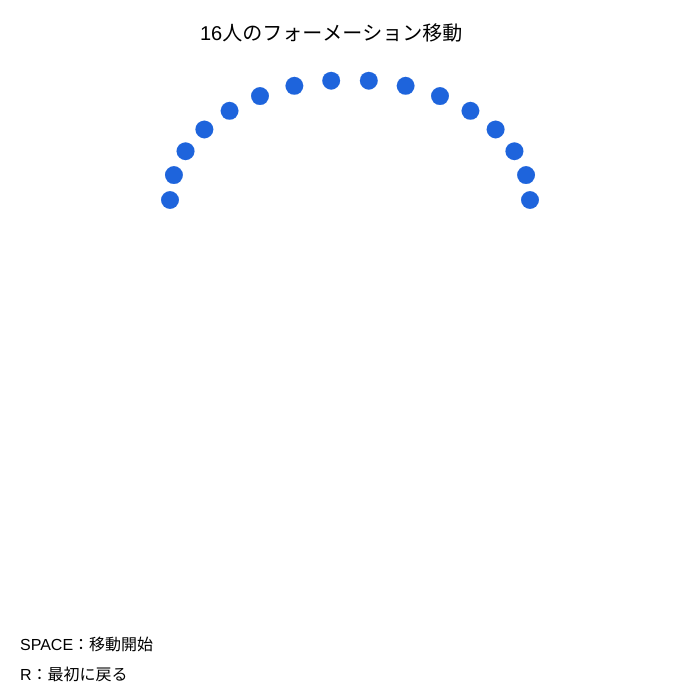
Frame 1 (no input)
Frame 60 (no input): identical to frame 1, image omitted
Frame 120 (the mouse pressed at the canvas centre since frame 60): identical to frame 1, image omitted

The p5.js sketch that drew this single still picture (run headless with seeded random() and noise() and a simulated clock; from frame 60 on, the mouse is pressed at the canvas centre):

// p5.js sketch
// ── sketch.js

let N = 16;

let sx = [];
let sy = [];
let ex = [];
let ey = [];

let progress = 0;
let moving = false;

function setup() {
  createCanvas(700, 700);

  // 最初のフォーメーション
  for (let i = 0; i < N; i++) {
    let angle = PI + PI * i / (N - 1);

    sx[i] = 350 + 180 * cos(angle);
    sy[i] = 200 + 120 * sin(angle);
  }

  // 移動後のフォーメーション
  for (let i = 0; i < N; i++) {
    ex[i] = 100 + (i % 8) * 70;
    ey[i] = 450 + Math.floor(i / 8) * 90;
  }
}

function draw() {
  background(255);

  fill(0);
  textSize(20);
  text("16人のフォーメーション移動", 200, 40);

  if (moving && progress < 1) {
    progress += 0.01;
  }

  let t = progress * progress * (3 - 2 * progress);

  // 16個の点を移動させる
  for (let i = 0; i < N; i++) {
    let x = lerp(sx[i], ex[i], t);
    let y = lerp(sy[i], ey[i], t);

    fill(30, 100, 220);
    noStroke();
    circle(x, y, 18);
  }

  fill(0);
  textSize(16);
  text("SPACE：移動開始", 20, 650);
  text("R：最初に戻る", 20, 680);
}

function keyPressed() {
  if (key === ' ') {
    moving = true;
  }

  if (key === 'r' || key === 'R') {
    progress = 0;
    moving = false;
  }
}
